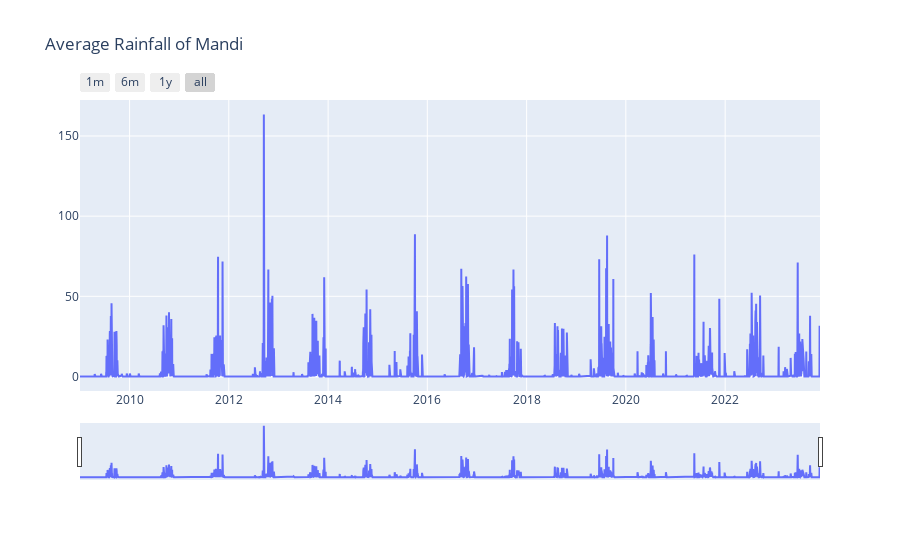

The notebook cell saved with this chart:
### Markdown cell above
Rainfall Time Series Data Graph for all the Districts of India

### Code cell
import plotly.graph_objects as go
import pandas as pd
import numpy as np
import os

#For iterating the files in the directory
# for file in os.listdir('districts'):
#     if file.endswith('.csv'):
#         df = pd.read_csv('districts/'+file)
#         df = df.sort_values(by="Date", ascending=True)
#         df.to_csv("districts/"+file, index=False)
#         df.fillna(0, inplace = True)
#         fig = go.Figure()
#         fig.add_trace(go.Scatter(x=list(df.Date),y=list(df.Avg_rainfall)))
#         fig.update_layout(title_text='Average Rainfall in '+file[:-4])

#         fig.update_layout(
#             xaxis=dict(
#                 rangeselector=dict(
#                     buttons=list([
#                         dict(count=1,label="1m",step="month",stepmode="backward"),
#                         dict(count=6,label="6m",step="month",stepmode="backward"),
#                         dict(count=1,label="1y",step="year",stepmode="backward"),
#                         dict(step="all")
#                     ])
#                 ),
#                 rangeslider=dict(visible=True),
#                 type="date"
#             )
#         )
#         fig.show()


df = pd.read_csv('districts/Udaipur.csv',parse_dates= True)
df = df.sort_values(by="Date", ascending=True)
df.to_csv("districts/Udaipur.csv", index=False)
df.fillna(0, inplace = True)

fig = go.Figure()
fig.add_trace(go.Scatter(x=list(df.Date),y=list(df.Avg_rainfall)))

fig.update_layout(title_text='Average Rainfall of Mandi')

fig.update_layout(
    xaxis=dict(
        rangeselector=dict(
            buttons=list([
                dict(count=1,label="1m",step="month",stepmode="backward"),
                dict(count=6,label="6m",step="month",stepmode="backward"),
                dict(count=1,label="1y",step="year",stepmode="backward"),
                dict(step="all")
            ])
        ),
        rangeslider=dict(visible=True),
        type="date"
    )
)
fig.show()

### Figure 1 — Plotly figure (JSON) as saved in the notebook; plotly's stock layout.template omitted (floating-point values rounded to 4 significant figures; data arrays with more than 128 entries replaced by an {"elided": "..."} marker saying what was removed)
{"data": [{"type": "scatter", "x": {"elided": "7313 str values"}, "y": {"elided": "7313 float values"}}], "layout": {"title": {"text": "Average Rainfall of Mandi"}, "xaxis": {"rangeselector": {"buttons": [{"count": 1, "label": "1m", "step": "month", "stepmode": "backward"}, {"count": 6, "label": "6m", "step": "month", "stepmode": "backward"}, {"count": 1, "label": "1y", "step": "year", "stepmode": "backward"}, {"step": "all"}]}, "rangeslider": {"visible": true}, "type": "date"}}}
